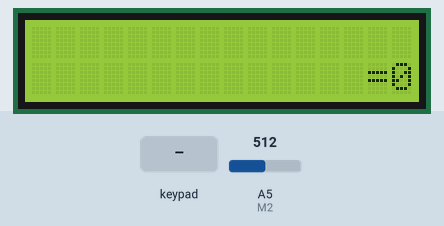
Simulated run of this sketch. Board: Arduino Uno, built with avr-gcc and run on an emulated ATmega328P. On the bench: 16×2 character LCD. Inputs (shaded band) come from the test bench; at power-on: A5 (M2) = 512.

Above: at 1.2 s.
1.3 s: keypad keys 1 2 1 1 1 0 9 A pressed 0.4 s apart
At 5.5 s:
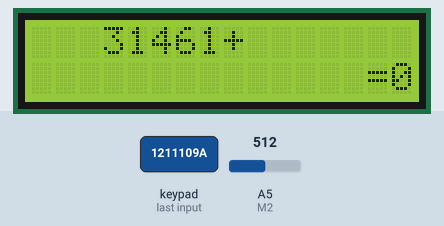
6.0 s: key '1' pressed
At 6.8 s:
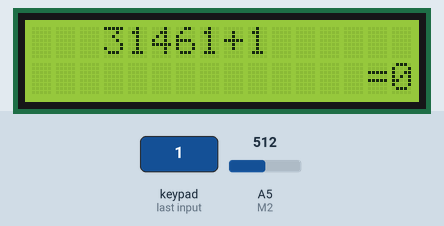
7.5 s: key '2' pressed
At 8.2 s:
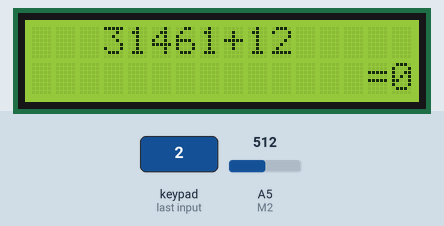
9.0 s: keypad keys 1 2 1 1 1 0 9 pressed 0.4 s apart
At 11.8 s:
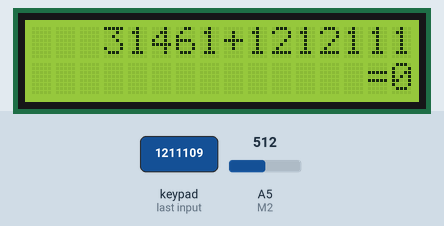
Timing chart, 0 to 13.3 s (numbered marks = the images above; inputs shaded):
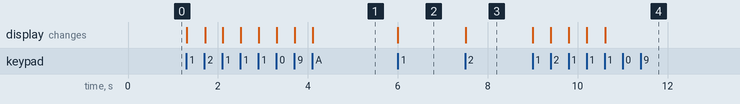

Measured:
- after the input at 1.3 s, the display: first changes at once (image 1 shows a later state)
- after the input at 6.0 s, the display: changes at once (image 2)
- after the input at 7.5 s, the display: changes at once (image 3)
- after the input at 9.0 s, the display: first changes at once (image 4 shows a later state)

The sketch:

Calculadora.ino
```cpp
// C++ code
//
#include<LiquidCrystal.h>
#include<Keypad.h>

#define PIN_RS 2
#define PIN_E  3
#define M1 A4
#define M2 A5

LiquidCrystal lcd(PIN_RS, PIN_E, 4, 5, 6, 7);

char tecladoMatriz[4][4] = {
  {'1','2','3','A'},
  {'4','5','6','B'},
  {'7','8','9','C'},
  {'*','0','#','D'}
};
byte pinesFilasTeclado[4] = {12, 11, 10, 9};
byte pinesColumnasTeclado[4] = {A0, A1, A2, A3};
//byte pinesColumnasTeclado[4] = {13, 8, 1, 0};

Keypad teclado = Keypad(makeKeymap(tecladoMatriz), pinesFilasTeclado, pinesColumnasTeclado, byte(4), byte(4));

char teclaPresionada;
long resultado = 0;
long operando1 = 0;
long operando2 = 0;
int flagOp1 = 1;
int flagOp2 = 1;
int flagRes = 1;
long numeroM = 0;

/*
    #: " = "
    *: "Cambiar signo"
    M1: "Guarda un operando actual o el resultado"
    M2: "Obtengo el valor guardado"
*/

void setup()
{
  lcd.begin(16,2);
  Serial.begin(9600);
}

/*
Realiza el calculo de los operandos
	A = SUMA
	B = RESTA
    C: Multiplicación
	D: División
*/
void Calculador()
{
  teclaPresionada = teclado.getKey();

  switch(teclaPresionada)
  {
    case '0'...'9':
    lcd.clear();
    operando1 = primerOperando();
    imprimirOperando(operando1);
   	break;

    case 'A':
    lcd.setCursor(8,0);
    lcd.print("+");
    operando2 = segundoOperando();
    resultado = operando1 + operando2;
  	imprimirCalculo(resultado);
    flagRes = 0;
    operando1 = 0;
    operando2 = 0;
    break;

    case 'B':
    lcd.setCursor(8,0);
    lcd.print("-");
    operando2 = segundoOperando();
    resultado = operando1 - operando2;
  	imprimirCalculo(resultado);
    flagRes = 0;
    operando1 = 0;
    operando2 = 0;
    break;

    case 'C':
    lcd.setCursor(8,0);
    lcd.print("*");
    operando2 = segundoOperando();
    resultado = operando1 * operando2;
  	imprimirCalculo(resultado);
    flagRes = 0;
    operando1 = 0;
    operando2 = 0;
    break;

    case 'D':
    lcd.setCursor(8,0);
    lcd.print("/");
    operando2 = segundoOperando();
    resultado = (operando2 > 0 ? operando1 / operando2 : 0);
  	imprimirCalculo(resultado);
    flagRes = 0;
    operando1 = 0;
    operando2 = 0;
    break;
  }

  if(analogRead(M2) && flagRes == 1){
    imprimirCalculo(numeroM);
  }
  else if(analogRead(M2) && flagRes != 1){
    numeroM = resultado;
    imprimirCalculo(numeroM);
  }
}

void loop()
{
  Calculador();
}

/*
Muestra por pantalla el resultado de la operacion de manera prolija
*/
void imprimirCalculo(int resultado)
{
  if(resultado<= 9){
    if(resultado <0)
    {
     lcd.setCursor(13,1);
   	 lcd.print("=");
 	 lcd.setCursor(14,1);
   	 lcd.print(resultado);
    }
    else{
    lcd.setCursor(14,1);
    lcd.print("=");
  	lcd.setCursor(15,1);
    lcd.print(resultado);
    }
  }
  else if(resultado<=99){
    if(resultado <0)
    {
     lcd.setCursor(12,1);
   	 lcd.print("=");
 	 lcd.setCursor(13,1);
   	 lcd.print(resultado);
    }else{
    lcd.setCursor(13,1);
    lcd.print("=");
    lcd.setCursor(14,1);
    lcd.print(resultado);
    }
  }
  else if(resultado <=999)
  {
    if(resultado <0)
    {
     lcd.setCursor(11,1);
   	 lcd.print("=");
 	 lcd.setCursor(12,1);
   	 lcd.print(resultado);
    }else{
    lcd.setCursor(12,1);
    lcd.print("=");
    lcd.setCursor(13,1);
    lcd.print(resultado);
    }
  }
  else if(resultado <= 9999)
  {
    if(resultado <0)
    {
     lcd.setCursor(10,1);
   	 lcd.print("=");
 	 lcd.setCursor(11,1);
   	 lcd.print(resultado);
    }else{
   	lcd.setCursor(11,1);
    lcd.print("=");
  	lcd.setCursor(12,1);
    lcd.print(resultado);
    }
  }
  else if(resultado <= 99999)
  {
    if(resultado <0)
    {
     lcd.setCursor(9,1);
   	 lcd.print("=");
 	 lcd.setCursor(10,1);
   	 lcd.print(resultado);
    }else{
    lcd.setCursor(10,1);
    lcd.print("=");
  	lcd.setCursor(11,1);
    lcd.print(resultado);
    }
  }
  else if(resultado <= 999999)
  {
    if(resultado <0)
    {
     lcd.setCursor(8,1);
   	 lcd.print("=");
 	 lcd.setCursor(9,1);
   	 lcd.print(resultado);
    }else{
    lcd.setCursor(9,1);
    lcd.print("=");
  	lcd.setCursor(10,1);
    lcd.print(resultado);
    }
  }
  else if(resultado <= 9999999)
  {
    if(resultado <0)
    {
     lcd.setCursor(7,1);
   	 lcd.print("=");
 	 lcd.setCursor(8,1);
   	 lcd.print(resultado);
    }else{
    lcd.setCursor(8,1);
    lcd.print("=");
  	lcd.setCursor(9,1);
    lcd.print(resultado);
    }
  }

}

/*
Muestra por pantalla de manera prolija el primer operando
*/
void imprimirOperando(int operando)
{
  if(operando<= 9){
  lcd.setCursor(7,0);
    lcd.print(operando);
  }
  else if(operando<=99){
    lcd.setCursor(6,0);
    lcd.print(operando);
  }
  else if(operando <=999)
  {
    lcd.setCursor(5,0);
    lcd.print(operando);
  }
  else if(operando <= 9999)
  {
    lcd.setCursor(4,0);
    lcd.print(operando);
  }
  else if(operando <= 99999)
  {
    lcd.setCursor(3,0);
    lcd.print(operando);
  }
  else if(operando <= 999999)
  {
    lcd.setCursor(2,0);
    lcd.print(operando);
  }
  else if(operando <= 9999999)
  {
    lcd.setCursor(1,0);
    lcd.print(operando);
  }
}

/*
Obtiene el primer operando
*/
long primerOperando()
{
  operando1 = operando1 * 10 + (teclaPresionada - '0');
  if(teclaPresionada == '*')
  {
    operando1 = operando1 * -1;
  }
  return operando1;

  /*
  do{
    operando1 = operando1 * 10 + (teclaPresionada - '0');
  if(teclaPresionada == '*')
  {
    operando1 = operando1 * -1;
  }
  }while(teclaPresionada!= 'A'|| teclaPresionada!= 'B' || teclaPresionada!= 'C' || teclaPresionada!= 'D');
  return operando1;*/
}

/*
Obtiene el segundo operando
*/
long segundoOperando()
{
  while(flagOp2)
  {
    teclaPresionada = teclado.getKey();
    if(teclaPresionada >= '0' && teclaPresionada <= '9')
    {
      operando2 = operando2 * 10 + (teclaPresionada - '0');
      lcd.setCursor(9,0);
      lcd.print(operando2);
    }

    else if(teclaPresionada == '*')
    {
      operando2 = operando2 * -1;
    }

    else if(teclaPresionada == '#')
    {
      flagOp2 = 0;
    }
  }
  flagOp2 = 1;
  return operando2;
}
```
